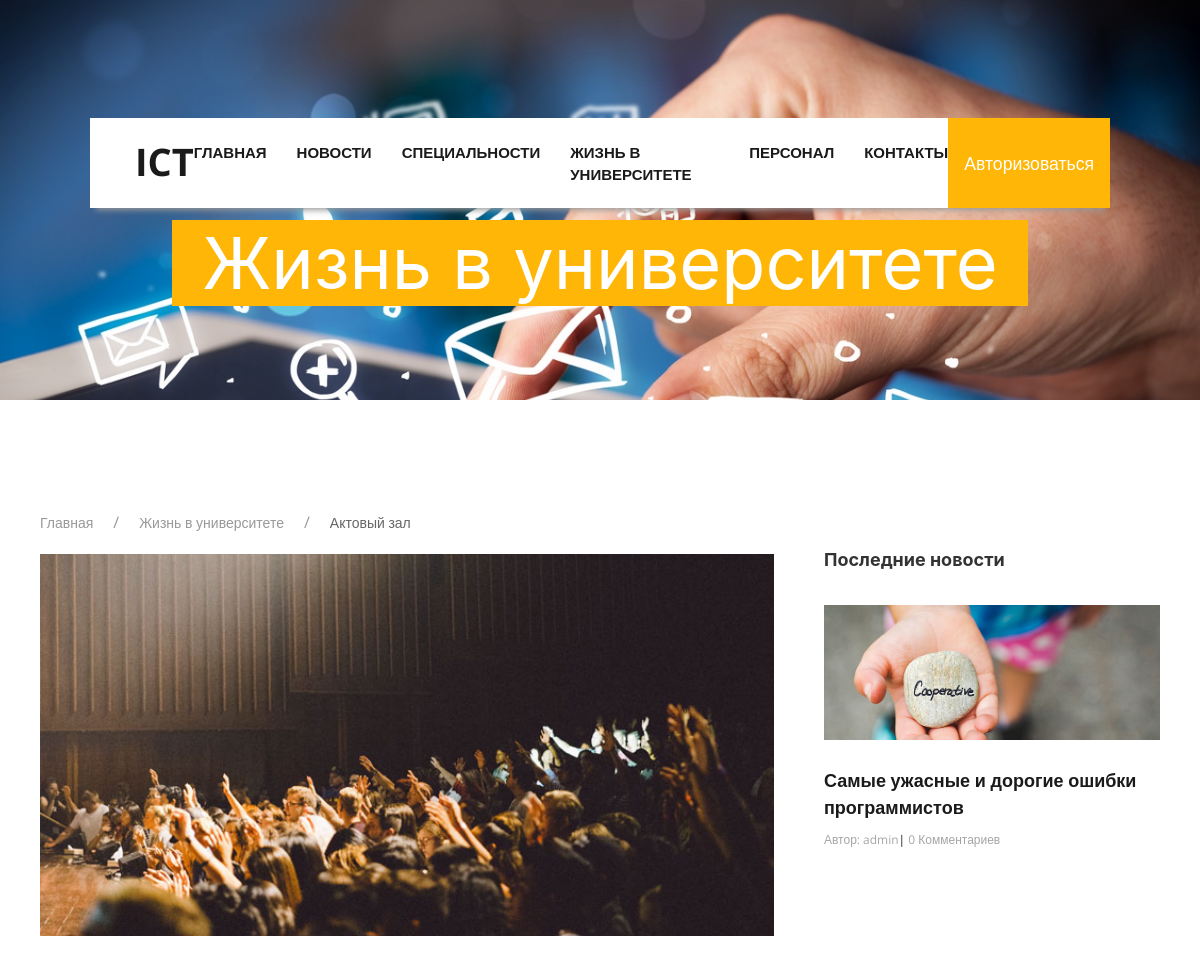
Before: /student-life/1/ (upper part) with the older database file.
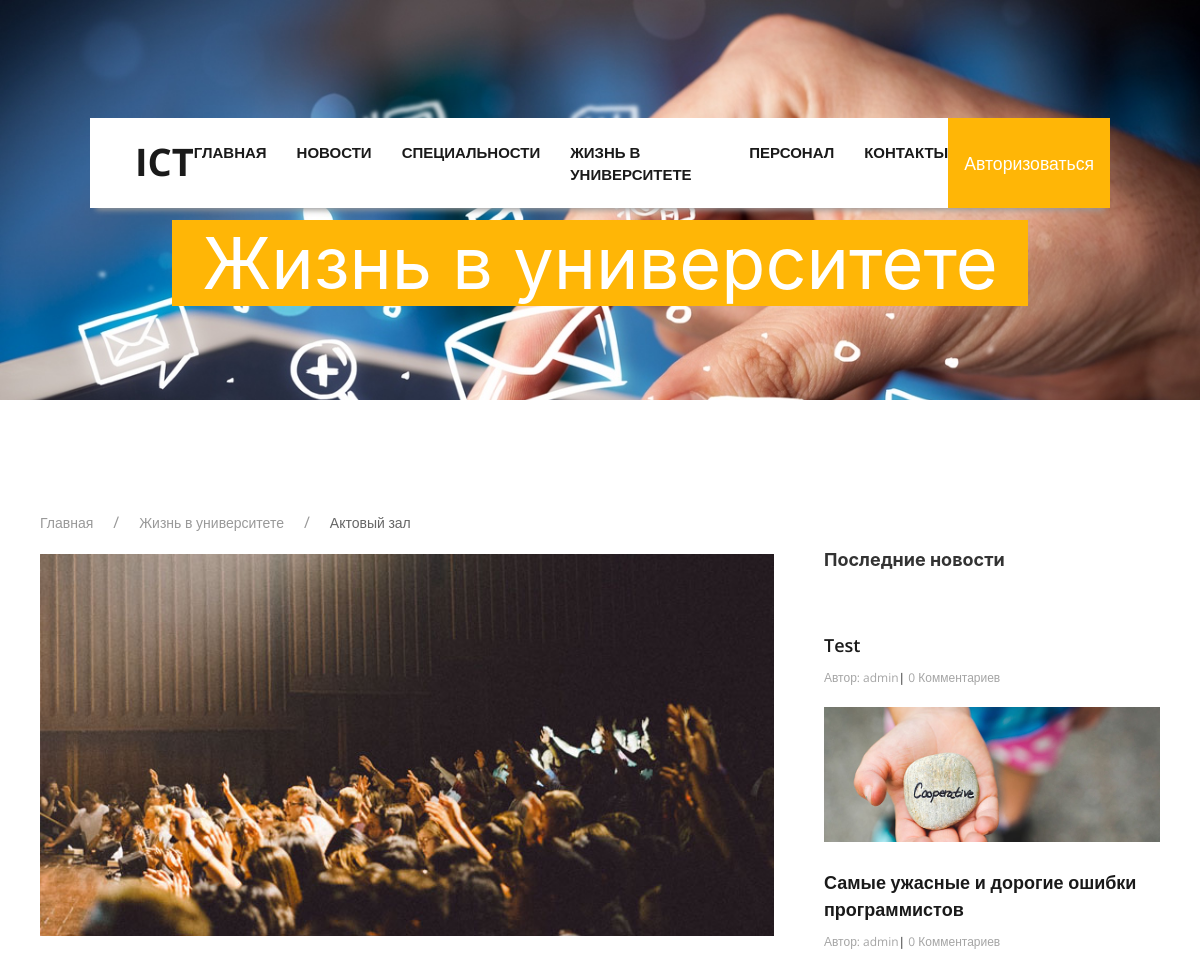
After: the same page with the newer database file.
### News/models.py (models this page shows, shortened)
class Post(models.Model):
   author = models.ForeignKey(User, on_delete=models.CASCADE)
   title = models.CharField(max_length=100)
   text = models.TextField()
   img = models.ImageField(upload_to='posts_images', blank=True)
   date = models.DateTimeField(default=timezone.now)
   def get_absolute_url(self):
      return reverse('news_detail_url', kwargs={'pk':self.pk})
   def get_comment_count(self):
      return self.comments.all().filter(approved=True).count()

### ICTapp/views.py (the view)
# urls.py: path('student-life/<int:pk>/', InformationDetailView.as_view(), name='information_detail_url'),
class InformationDetailView(View):
   def get(self, request, pk):
      information = get_object_or_404(Information, pk=pk)
      latest_news = Post.objects.filter().order_by('-date')[:3]
      return render(request, 'ICTapp/information_detail.html', context={
         'information': information,
         'latest_news': latest_news,
      })

### ICTapp/context_processors.py (called while the page is built)
def question_form(request):
   if request.method == 'POST':
      bound_form = QuestionForm(request.POST)
      if bound_form.is_valid():
         bound_form.save()
         messages.success(request, f'Ваш вопрос принят. Прошу ожидайте ответа')
   return {'question_form': QuestionForm()}

### ICTapp/templates/ICTapp/information_detail.html (shortened to what this page needs)
{% extends 'base.html' %}
{% block content %}
   <div class="news-header">
      <h1>Жизнь в университете</h1>
   </div>
   <section id="news-section" class="news-section section">
      <div class="wrapper">
         <ul class="uk-breadcrumb breadcrumb">
            <li><a href="{% url 'home_url' %}">Главная</a></li>
            <li><a href="{% url 'informations_url' %}">Жизнь в университете</a></li>
            <li><span>Актовый зал</span></li>
         </ul>
         <div class="news-wrap flex j-sb">
            <div class="news-box">
               <div class="news-box__item">
                  {% if information.img_main %}
                     <div class="news-box__img news-desc-margin-b">
                        <div uk-lightbox>
                           <a href="/media/img/event_1.jpg" data-caption="Актовый зал">
                              <img src="{{ information.img_main.url }}" alt="ИКТ студенческая жизнь">
                           </a>
                        </div>
                     </div>
                  {% endif %}
               </div>
            </div>
            {% include 'includes/latest_news.html' %}
         </div>
   </section>
{% endblock content %}

### ICTapp/templates/includes/latest_news.html
<div class="news-more">
      <h3 class="text-title news-more__title">Последние новости</h3>
      <div class="news-more-box">
         {% for post in latest_news %}
            <div class="news-more__item">
               {% if post.img %}
                  <div class="news-more__img">
                     <img src="{{ post.img.url }}" alt="news">
                  </div>
               {% endif %}
               <a class="text-decor-none news-more__link" href="{{ post.get_absolute_url }}">
                  {{ post.title }}
               </a>
               <p class="news-more__author">Автор: {{ post.author }}<span>|</span> {{ post.get_comment_count }} Комментариев</p>
            </div>
         {% endfor %}
      </div>
   </div>
</div>

Changed rows visible on the page:
added Post: title "Test", author "admin", get_comment_count "0"
